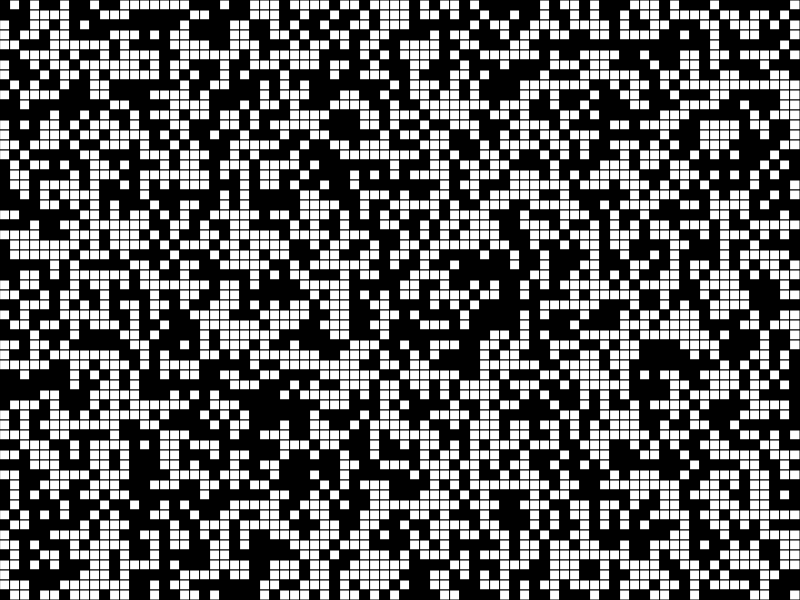
Frame 1 (no input)
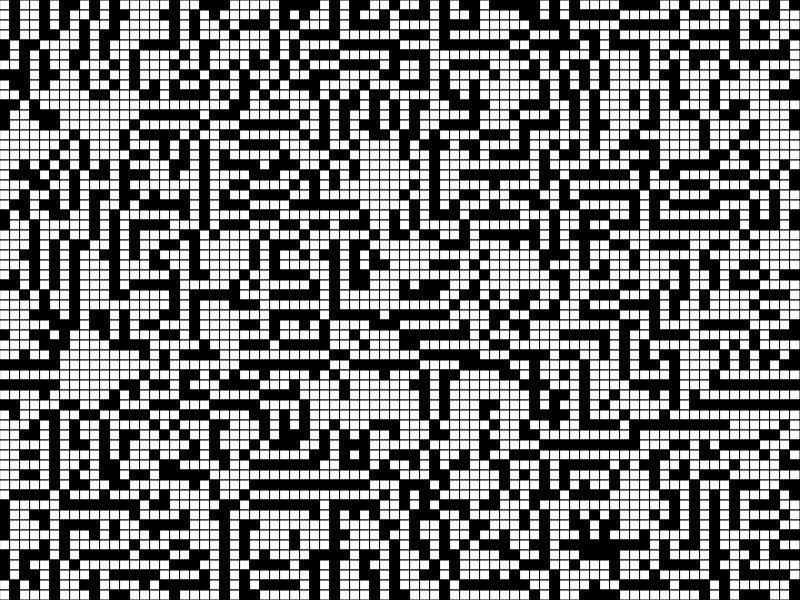
Frame 60 (no input)
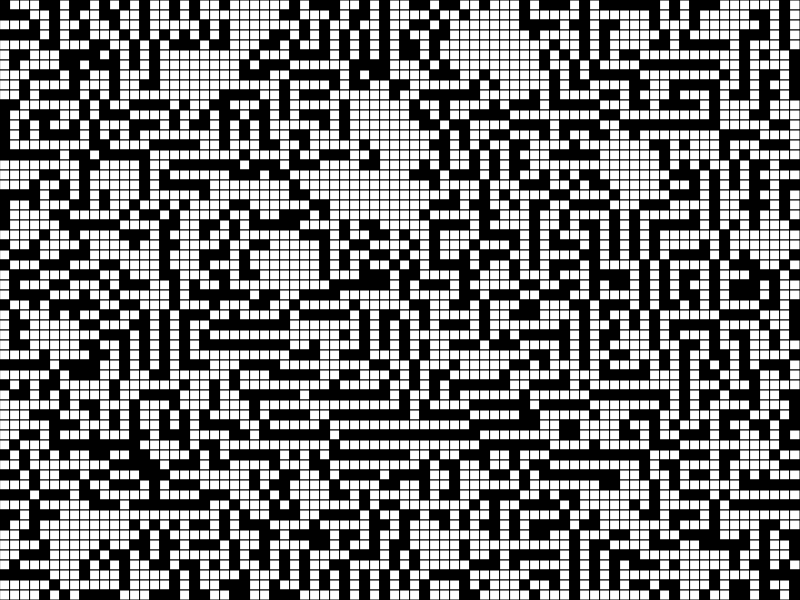
Frame 120 (the mouse pressed at the canvas centre since frame 60)

The p5.js sketch that drew these frames (run headless with seeded random() and noise() and a simulated clock; from frame 60 on, the mouse is pressed at the canvas centre):

// p5.js sketch
// ── sketch.js
var cellsize = 10;
var xGrid;
var yGrid;
var arr;

function setup() {
	createCanvas(displayWidth, displayHeight);

	xGrid = Math.floor(displayWidth / cellsize);
	yGrid = Math.floor(displayHeight / cellsize);

	console.log(xGrid);
	arr = [...Array(xGrid)].map((e) => Array(yGrid));

	for (let i = 0; i < xGrid; i++) {
		for (let j = 0; j < yGrid; j++) {
			arr[i][j] = Math.round(Math.random());
		}
	}
}

function draw() {
	background(250);

	let i, j;

	for (i = 0; i < xGrid; i++) {
		for (j = 0; j < yGrid; j++) {
			fill(arr[i][j] == 1 ? 0 : 255);
			rect(i * cellsize, j * cellsize, cellsize);
		}
	}

	nextGen(arr);
}

function nextGen(arr) {
	var arrN = arr;
	for (i = 0; i < xGrid; i++) {
		for (j = 0; j < yGrid; j++) {
			let sum = countNeighbours(arr, i, j);

			// overpopulation
			if (arr[i][j] == 1 && sum < 2) {
				arrN[i][j] = 0;
			}
			// underpopulation
			if (arr[i][j] == 1 && sum > 3) {
				arrN[i][j] = 0;
			}
			// reproduction
			if (arr[i][j] == 0 && sum == 3) {
				arrN[i][j] = 1;
			}
		}
	}
	arr = arrN;
}

// find sum of neighbourhood elements with wraparound for boundary elements
function countNeighbours(arr, x, y) {
	let sum = 0;

	for (let i = -1; i < 2; i++) {
		for (let j = -1; j < 2; j++) {
			let row = (x + i + xGrid) % xGrid;
			let col = (y + j + yGrid) % yGrid;
			sum += arr[row][col];
		}
	}

	sum -= arr[x][y];
	return sum;
}
